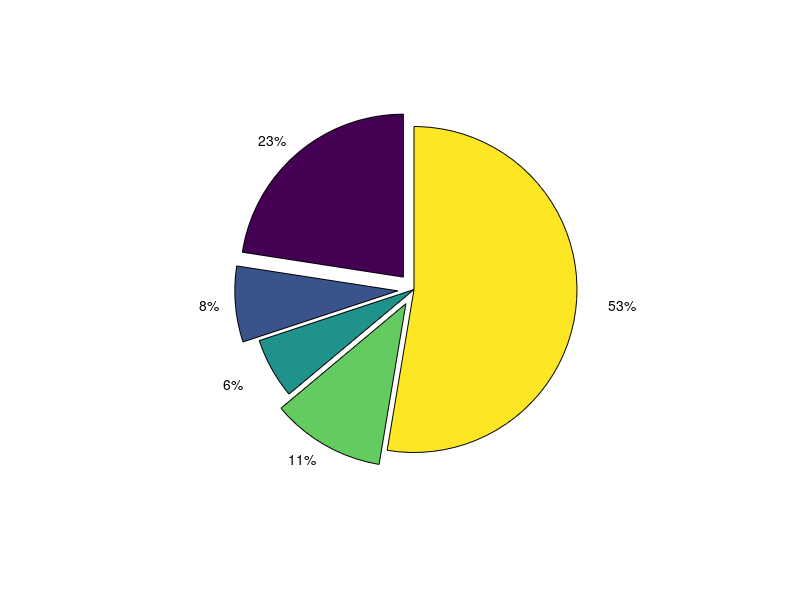

Write the MATLAB code that produced this figure.
clear
close all
clc

% plot([0,1,i,1+i]) 
% axis square
% plot([0,1,i,1+i],'xr')
% 
% axis([-.2 1.2 -.2 1.2])


x=[15, 25, 55, 115];

%semilogy(x)
%hold on
semilogy(x,'-x')

%bar(x)
x = [3 1 0.8 1.5 7];
e = [1 1 0 1 0];
pie(x,e)
